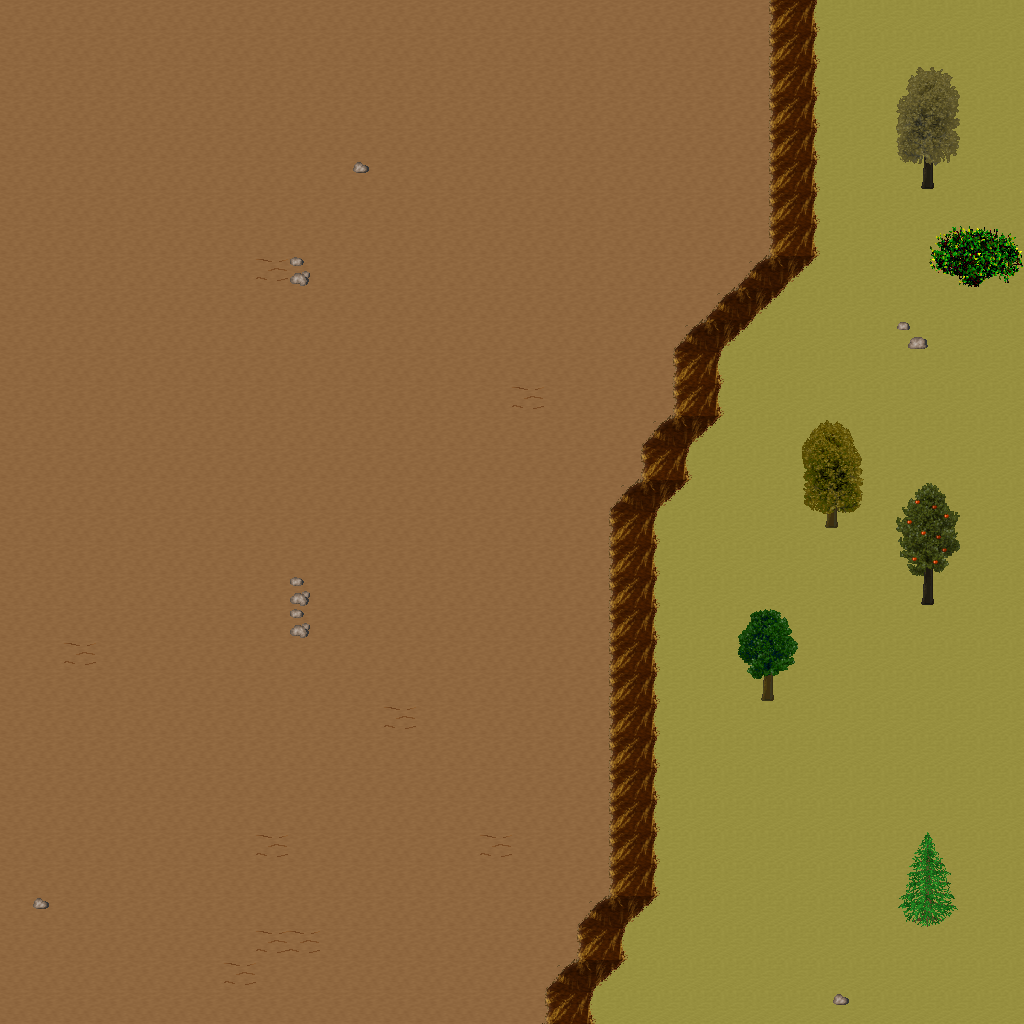

Tiled map render using the project's own tile images. Description and the map definition, with tile-layer contents summarised, below:
An orthogonal 32x32 tile map with 32x32 px tiles, 5 tile layers (Ground, Objects, Objects2, Above, ...), 1 hidden layer not drawn, 23 tilesets.

<map version="1.10" tiledversion="1.11.0" orientation="orthogonal" renderorder="right-down" width="32" height="32" tilewidth="32" tileheight="32" infinite="0" nextlayerid="11" nextobjectid="1">
 <tileset firstgid="1" name="ground_ground" tilewidth="32" tileheight="32" tilecount="33" columns="3">
  <image source="../drawable/ground_ground.png" width="96" height="352" />
 </tileset>
 <tileset firstgid="34" name="ground_water_pool" tilewidth="32" tileheight="32" tilecount="72" columns="3">
  <image source="../drawable/ground_water_pool.png" width="96" height="768" />
 </tileset>
 <tileset firstgid="106" name="ground_ridge_earth_dark" tilewidth="32" tileheight="32" tilecount="96" columns="12">
  <image source="../drawable/ground_ridge_earth_dark.png" width="384" height="256" />
 </tileset>
 <tileset firstgid="202" name="ground_ridge_earth_pale" tilewidth="32" tileheight="32" tilecount="96" columns="12">
  <image source="../drawable/ground_ridge_earth_pale.png" width="384" height="256" />
 </tileset>
 <tileset firstgid="298" name="ground_grass_edges" tilewidth="32" tileheight="32" tilecount="36" columns="12">
  <image source="../drawable/ground_grass_edges.png" width="384" height="96" />
 </tileset>
 <tileset firstgid="334" name="ground_grass_corners" tilewidth="32" tileheight="32" tilecount="24" columns="6">
  <image source="../drawable/ground_grass_corners.png" width="192" height="128" />
 </tileset>
 <tileset firstgid="358" name="ground_earth_edges" tilewidth="32" tileheight="32" tilecount="18" columns="6">
  <image source="../drawable/ground_earth_edges.png" width="192" height="96" />
 </tileset>
 <tileset firstgid="376" name="ground_rock_pebbles" tilewidth="32" tileheight="32" tilecount="3" columns="1">
  <image source="../drawable/ground_rock_pebbles.png" width="32" height="96" />
 </tileset>
 <tileset firstgid="379" name="ground_ladder_steps" tilewidth="32" tileheight="32" tilecount="6" columns="3">
  <image source="../drawable/ground_ladder_steps.png" width="96" height="64" />
 </tileset>
 <tileset firstgid="385" name="plant_grasses" tilewidth="32" tileheight="32" tilecount="6" columns="3">
  <image source="../drawable/plant_grasses.png" width="96" height="64" />
 </tileset>
 <tileset firstgid="391" name="plant_flower_daisy_red" tilewidth="32" tileheight="32" tilecount="8" columns="2">
  <image source="../drawable/plant_flower_daisy_red.png" width="64" height="128" />
 </tileset>
 <tileset firstgid="399" name="plant_flower_daisy_yellow" tilewidth="32" tileheight="32" tilecount="8" columns="2">
  <image source="../drawable/plant_flower_daisy_yellow.png" width="64" height="128" />
 </tileset>
 <tileset firstgid="407" name="plant_flower_daisy_blue" tilewidth="32" tileheight="32" tilecount="8" columns="2">
  <image source="../drawable/plant_flower_daisy_blue.png" width="64" height="128" />
 </tileset>
 <tileset firstgid="415" name="item_corpse_huge_animal" tilewidth="32" tileheight="32" tilecount="16" columns="2">
  <image source="../drawable/item_corpse_huge_animal.png" width="64" height="256" />
 </tileset>
 <tileset firstgid="431" name="item_pot_dark_barrel" tilewidth="32" tileheight="32" tilecount="2" columns="1">
  <image source="../drawable/item_pot_dark_barrel.png" width="32" height="64" />
 </tileset>
 <tileset firstgid="433" name="item_statue_green_stone" tilewidth="32" tileheight="32" tilecount="12" columns="4">
  <image source="../drawable/item_statue_green_stone.png" width="128" height="96" />
 </tileset>
 <tileset firstgid="445" name="logic_creature_orc" tilewidth="32" tileheight="32" tilecount="6" columns="6">
  <image source="../drawable/logic_creature_orc.png" width="192" height="32" />
 </tileset>
 <tileset firstgid="451" name="logic_creature_animal" tilewidth="32" tileheight="32" tilecount="32" columns="8">
  <image source="../drawable/logic_creature_animal.png" width="256" height="128" />
 </tileset>
 <tileset firstgid="483" name="logic_portal" tilewidth="32" tileheight="32" tilecount="24" columns="8">
  <image source="../drawable/logic_portal.png" width="256" height="96" />
 </tileset>
 <tileset firstgid="507" name="logic_collision" tilewidth="32" tileheight="32" tilecount="1" columns="1">
  <image source="../drawable/logic_collision.png" width="32" height="32" />
 </tileset>
 <tileset firstgid="508" name="plant_tree_spruce" tilewidth="32" tileheight="32" tilecount="6" columns="2">
  <image source="../drawable/plant_tree_spruce.png" width="64" height="96" />
 </tileset>
 <tileset firstgid="514" name="plant_tree_taller_trees" tilewidth="32" tileheight="32" tilecount="32" columns="8">
  <image source="../drawable/plant_tree_taller_trees.png" width="256" height="128" />
 </tileset>
 <tileset firstgid="546" name="plant_bush_bush_mult_colored" tilewidth="32" tileheight="32" tilecount="6" columns="3">
  <image source="../drawable/plant_bush_bush_mult_colored.png" width="96" height="64" />
 </tileset>
 <layer id="1" name="Ground" width="32" height="32">
  <data>[1024 cells, 1024 non-empty, 2 distinct tile ids]</data>
 </layer>
 <layer id="2" name="Objects" width="32" height="32">
  <data>[1024 cells, 93 non-empty, 21 distinct tile ids]</data>
 </layer>
 <layer id="3" name="Objects2" width="32" height="32">
  <data>[1024 cells, 14 non-empty, 3 distinct tile ids]</data>
 </layer>
 <layer id="4" name="Above" width="32" height="32">
  <data>[1024 cells, 29 non-empty, 29 distinct tile ids]</data>
 </layer>
 <layer id="5" name="Above2" width="32" height="32">
  <data>[1024 cells, 0 non-empty, 0 distinct tile ids]</data>
 </layer>
 <layer id="6" name="Walkable" width="32" height="32" visible="0">
  <data>[1024 cells, 77 non-empty, 1 distinct tile ids]</data>
 </layer>
 <objectgroup id="7" name="Mapevents" />
 <objectgroup id="8" name="Spawn" />
 <objectgroup id="9" name="Keys" />
 <objectgroup id="10" name="Replace" />
</map>
